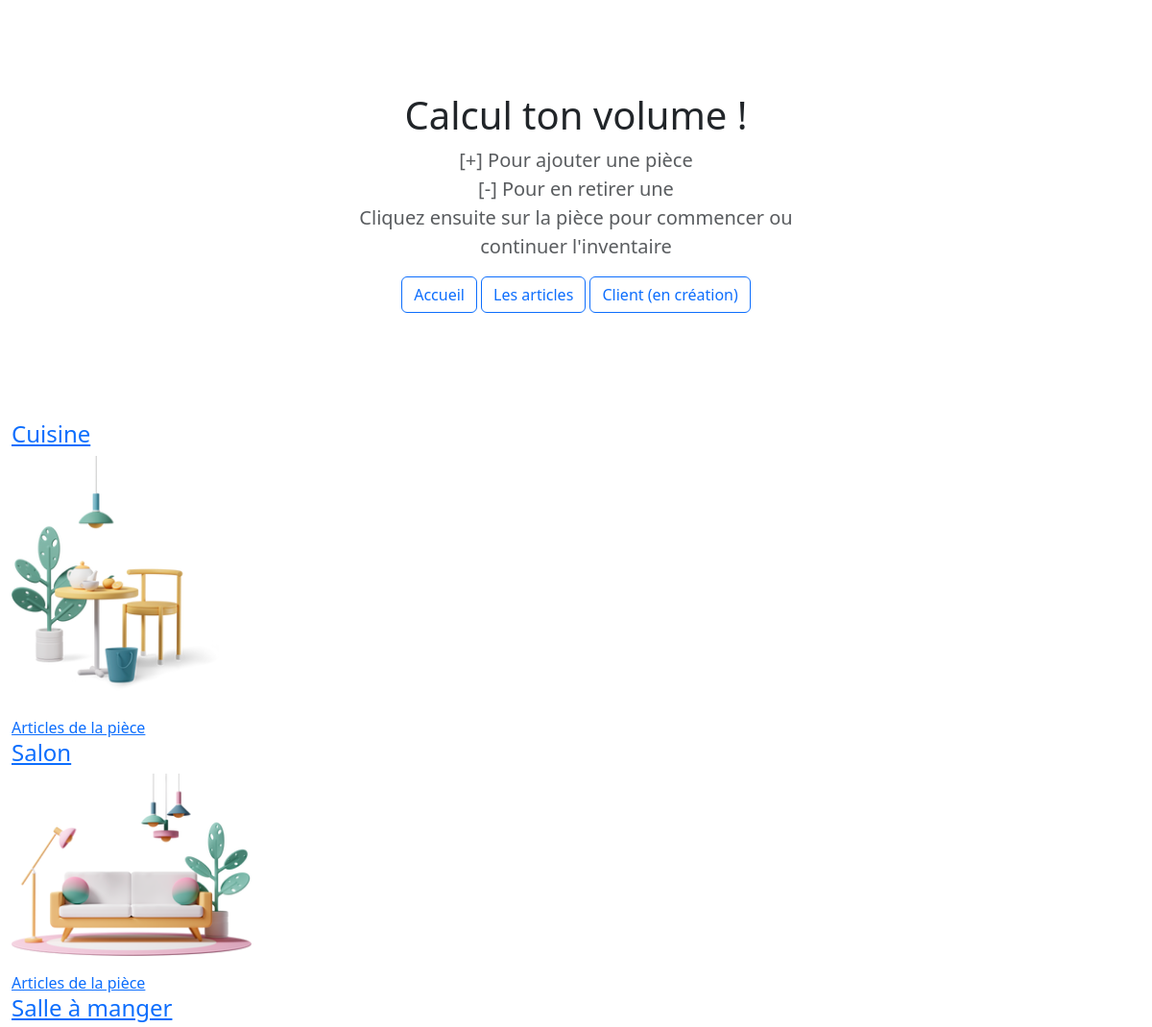
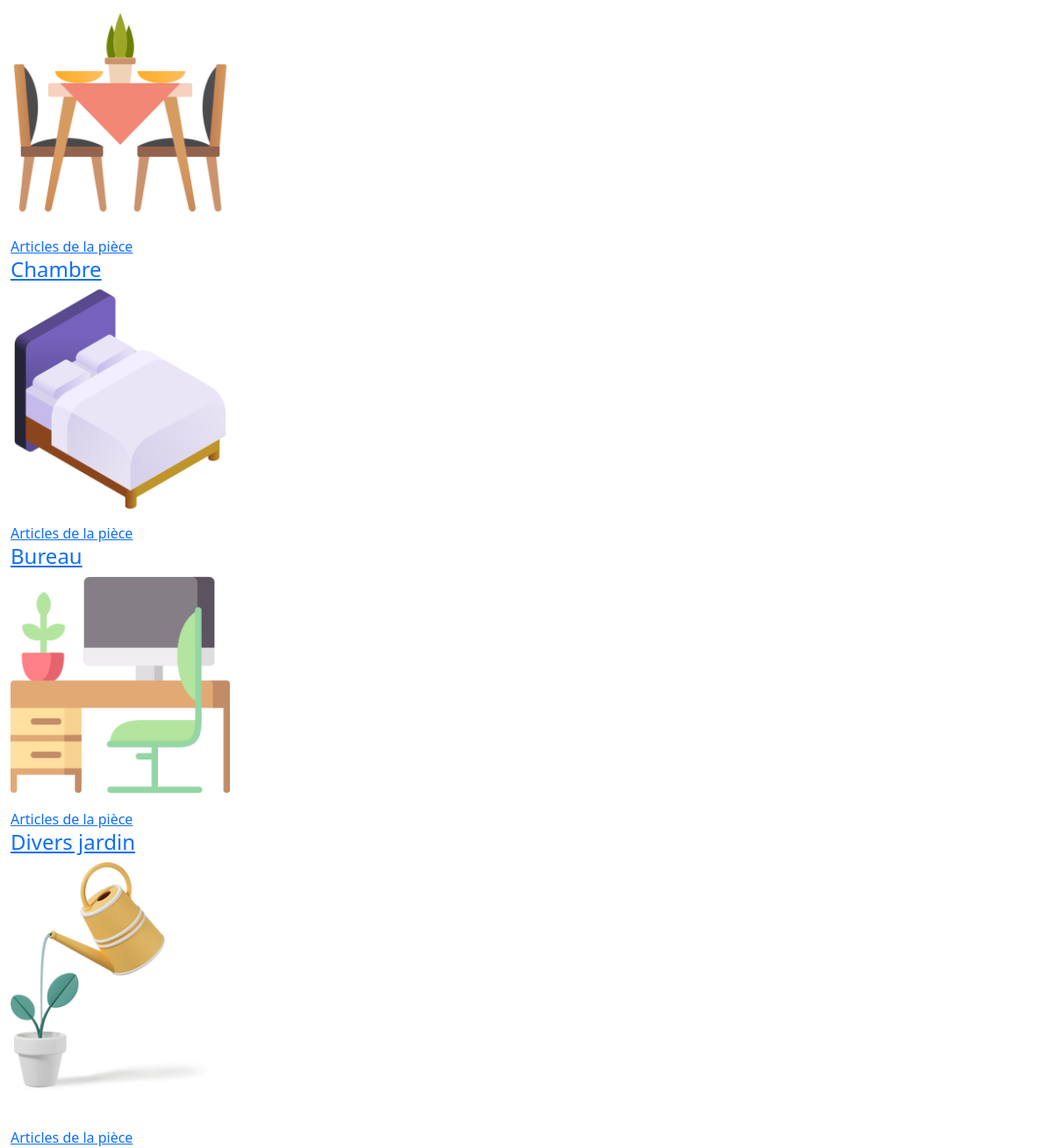
/listePieces, run on an earlier commit of the app's database (2 pictures, top to bottom).
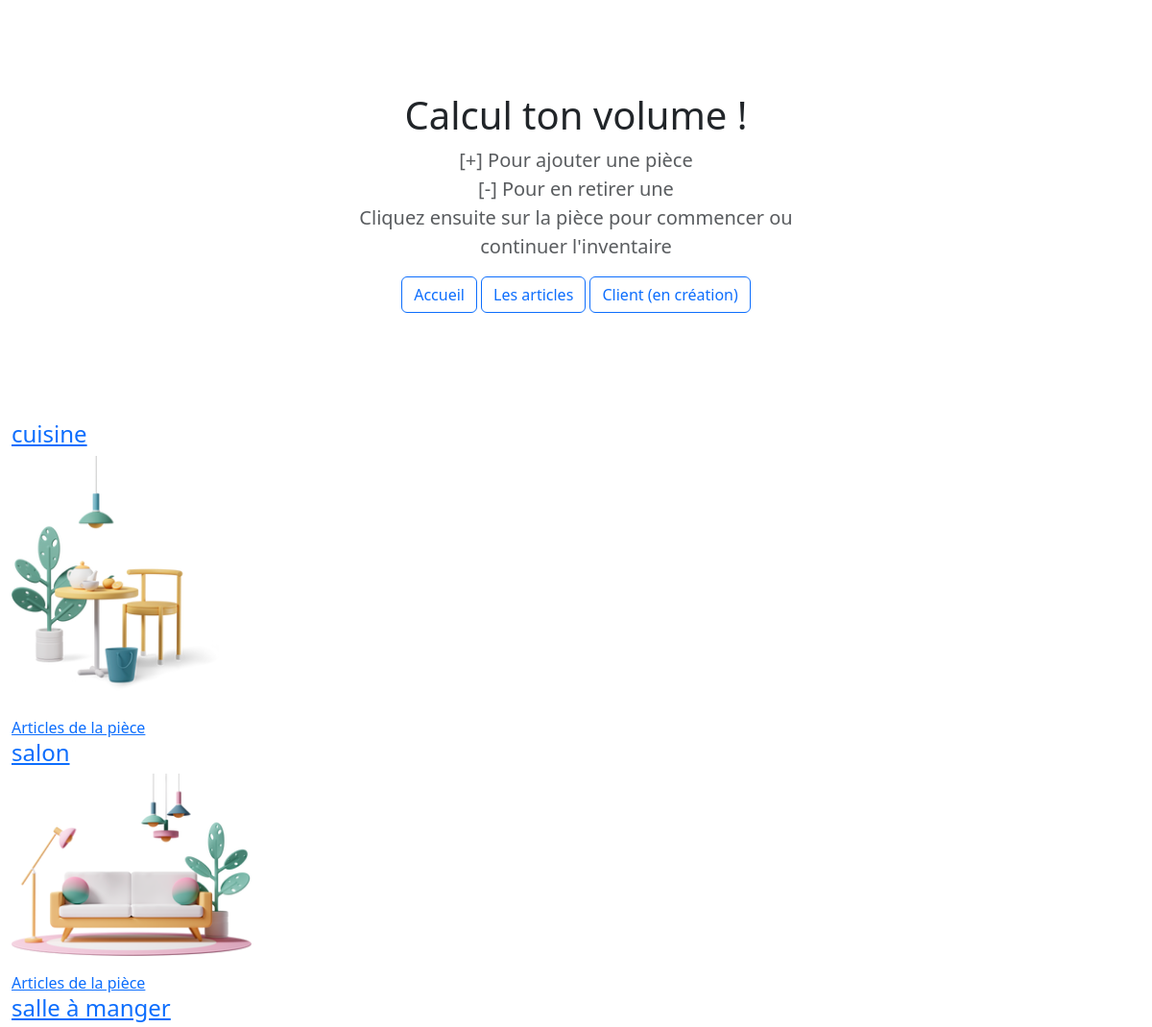
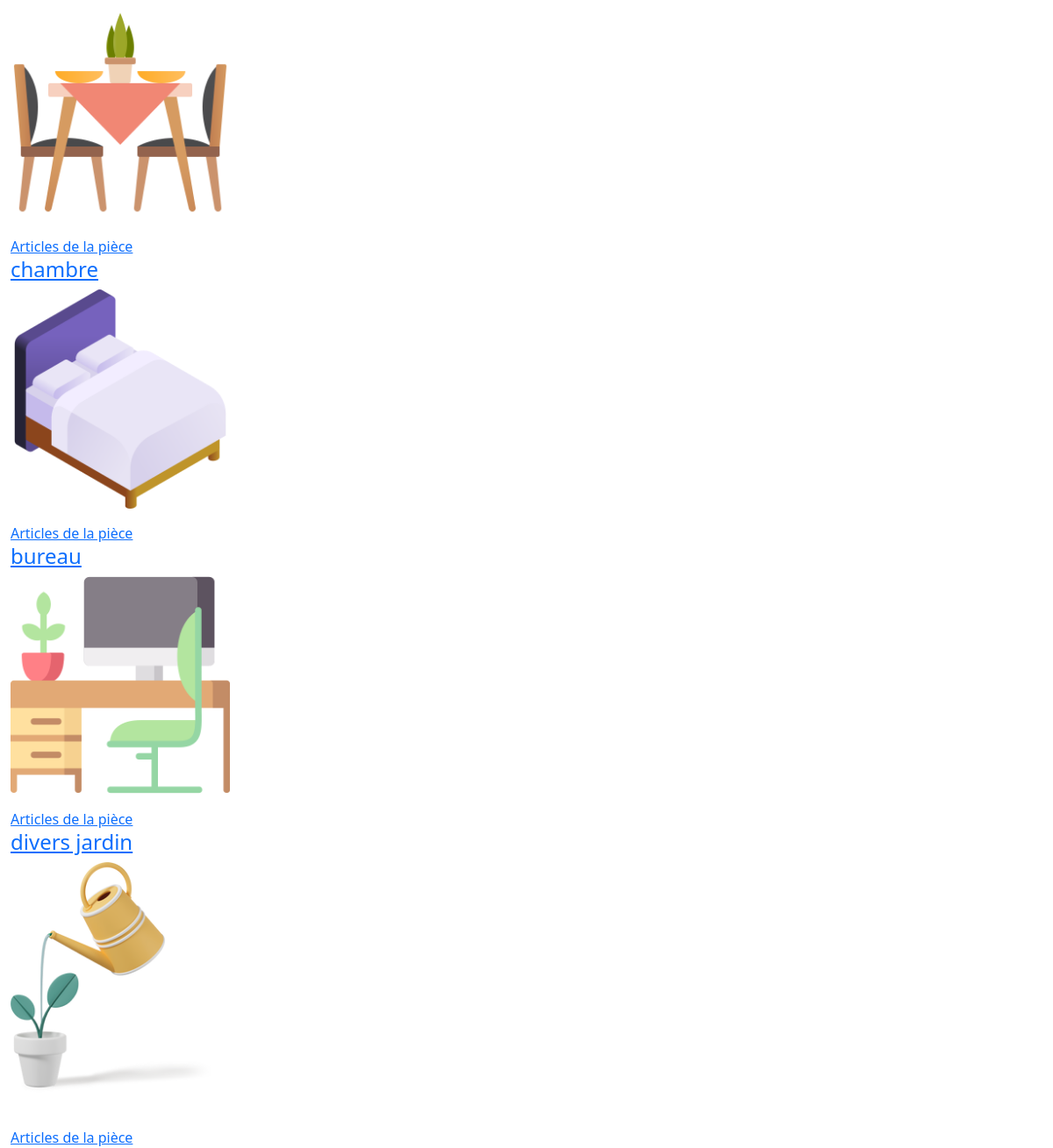
And on a later commit of the database (2 pictures, top to bottom).
### inventaire/models.py (models this page shows)
class Piece(models.Model):
    piece = models.CharField(max_length=50)
    slug = models.CharField(max_length=50)
    image_item = models.ImageField(upload_to="img_pieces", blank=True, null=True)
    def __str__(self):
        return self.piece

### inventaire/views.py (the view)
# urls.py: path("listePieces", listePieces, name="listePieces"),
def listePieces(request):
    piecestablepiece = Piece.objects.all()
    return render(request, 'inventaire/liste_pieces.html', context={"piecestable": piecestablepiece})

### inventaire/templates/inventaire/liste_pieces.html (shortened to what this page needs)
{% extends 'base.html' %}
{% block content %}
<section class="py-5 text-center container">
    <div class="row py-lg-5">
      <div class="col-lg-6 col-md-8 mx-auto">
        <h1 class="fw-light">Calcul ton volume !</h1>
            <p class="lead text-muted">[+] Pour ajouter une pièce <br> [-] Pour en retirer une <br/>
                Cliquez ensuite sur la pièce pour commencer ou continuer l'inventaire
            </p>
            <p>
            <a href="{% url 'home' %}" class="btn btn-outline-primary">Accueil</a>
            <a href="{% url 'inventaire-par-lieu' %}" class="btn btn-outline-primary">Les articles</a>
            <a href="{% url 'home' %}" class="btn btn-outline-primary">Client (en création)</a>
            </p>
      </div>
    </div>
</section>
    <div>
        {% for lieu in piecestable %}
           <h4><a href="{% url 'inventaire-par-lieu' %}?place={{ lieu }}">{{ lieu }}</a></h4>
           <p><a href="{% url 'inventaire-par-lieu' %}?place={{ lieu }}"><img src="{{ lieu.image_item.url }}" alt="{{ piece.piece }}" style="max-width: 250px;"></a></p>
           <a href="{% url 'inventaire-par-lieu' %}?place={{ lieu }}">Articles de la pièce</a>
        {% endfor %}
    </div>
{% endblock %}

What changed in the data, as far as the page shows it:
changed Piece: piece "Cuisine" → "cuisine"
changed Piece: piece "Salon" → "salon"
changed Piece: piece "Salle à manger" → "salle à manger"
changed Piece: piece "Chambre" → "chambre"
changed Piece: piece "Bureau" → "bureau"
changed Piece: piece "Divers jardin" → "divers jardin"
